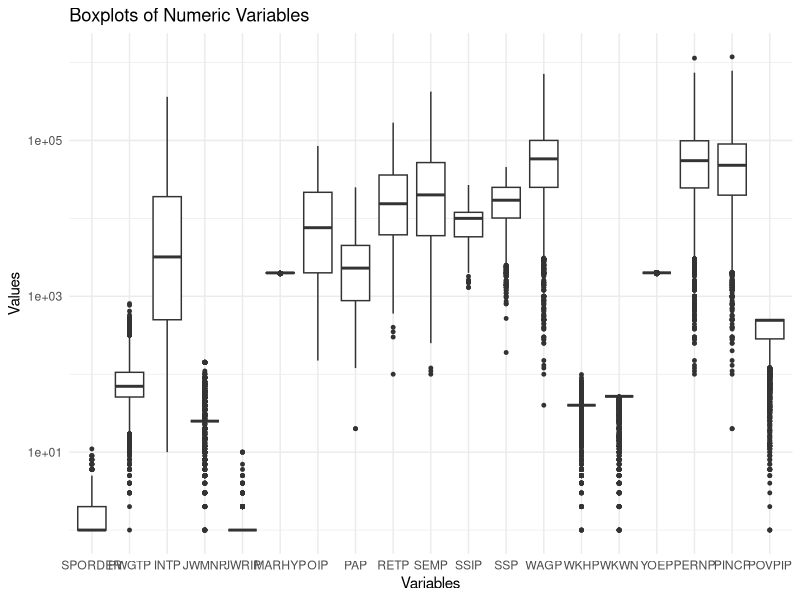

Write R code to recreate this figure.
df <- read.csv('project_data.csv')
dim(df)
head(df)

# DATA TYPES CORRECTION
# Check the current data type of each variable
sapply(df, class)

int_to_factor <- c("DIVISION", "PUMA", "REGION",
                 "STATE", "ADJINC", "CIT", "COW", "ENG",
                 "FER", "GCL", "GCM", "GCR", "HIMRKS", 
                 "HINS1", "HINS2", "HINS3", "HINS4",
                 "HINS5", "HINS6", "HINS7", "JWTRNS", 
                 "LANX", "MAR", "MARHD", "MARHM", "MARHT", 
                 "MARHW", "MIG", "MIL", "MLPA", "MLPB", "MLPCD", 
                 "MLPE", "MLPFG", "MLPH", "MLPIK", "MLPJ", "NWAB", 
                 "NWAV", "NWLA", "NWLK", "NWRE", "SCH", "SCHG",
                 "SCHL", "SEX", "WRK", "ANC", "ANC1P", "ANC2P",
                 "DECADE", "DRIVESP", "ESP", "ESR", "FOD1P", "FOD2P",
                 "HICOV", "HISP", "INDP", "JWAP", "JWDP", "LANP", "MIGPUMA",
                 "MIGSP", "MSP", "NATIVITY", "NOP", "OC", "OCCP", "PAOC",
                 "POBP", "POWPUMA", "POWSP", "PRIVCOV", "PUBCOV", "QTRBIR",
                 "RAC1P", "RAC2P", "RAC3P", "RACAIAN", "RACASN", "RACBLK",
                 "RACNH", "RACNUM", "RACPI", "RACSOR", "RACWHT", "RC", "SCIENGP",
                 "SCIENGRLP", "SFN", "SFR", "VPS", "WAOB")
df[int_to_factor] <- lapply(df[int_to_factor], as.factor)

# Convert integer variables in int_to_numeric to numeric
int_to_numeric <- sapply(df, is.integer)
df[int_to_numeric] <- lapply(df[int_to_numeric], as.numeric)

sapply(df, class)

# DATA CLEANING
# Check for duplicate rows
cat("Number of duplicate rows:", nrow(df[duplicated(df), ]))

# Check the number of missing values in each column
sapply(df, function(x) sum(is.na(x)))

# Remove the columns with more than 80% of missing values
drop_columns <- names(which(colMeans(is.na(df)) > 0.8))
drop_columns
df <- df[, !names(df) %in% drop_columns]
dim(df)

sapply(df, function(x) sum(is.na(x)))

# Impute missing values in factor columns with mode
calculate_mode <- function(x) {
  unique_val <- unique(x[!is.na(x)])
  unique_val[which.max(tabulate(match(x, unique_val)))]
}

factor_columns <- sapply(df, is.factor)

df[factor_columns] <- lapply(df[factor_columns], function(col) {
  if (any(is.na(col))) {
    mode_value <- calculate_mode(col)
    col[is.na(col)] <- mode_value
  }
  return(col)
})

sapply(df, function(x) sum(is.na(x)))

# Impute missing values in numeric columns with median
calculate_median <- function(x) {
  median(x, na.rm = TRUE)
}

numeric_columns <- sapply(df, is.numeric)

df[numeric_columns] <- lapply(df[numeric_columns], function(col) {
  if (any(is.na(col))) {
    median_value <- calculate_median(col)
    col[is.na(col)] <- median_value
  }
  return(col)
})

sapply(df, function(x) sum(is.na(x)))

# OUTLIERS HANDLING
# Visualize numeric data with boxplots
install.packages("reshape2")
library(reshape2)
library(ggplot2)
df_long <- melt(df[, numeric_columns])

ggplot(df_long, aes(x = variable, y = value)) +
  geom_boxplot(outlier.size = 1) +
  scale_y_log10() +
  theme_minimal() +
  labs(x = "Variables", y = "Values", title = "Boxplots of Numeric Variables")


# Count the outliers in each column
for (col in names(df)[numeric_columns]) {
  Q1 <- quantile(df[[col]], 0.25, na.rm = TRUE)
  Q3 <- quantile(df[[col]], 0.75, na.rm = TRUE)
  IQR <- Q3 - Q1

  LB <- Q1 - 1.5 * IQR
  UB <- Q3 + 1.5 * IQR
  
  outliers <- df[[col]] < LB | df[[col]] > UB
  
  outlier_count <- sum(outliers, na.rm = TRUE)
  cat(paste("Column:", col, "- Outliers:", outlier_count, "\n"))
}

# Handle the outliers based on IQR (assign them to lower or upper bounds)
for (col in names(df)[numeric_columns]) {
  Q1 <- quantile(df[[col]], 0.25, na.rm = TRUE)
  Q3 <- quantile(df[[col]], 0.75, na.rm = TRUE)
  IQR <- Q3 - Q1
  
  LB <- Q1 - 1.5 * IQR
  UB <- Q3 + 1.5 * IQR
  
  df[[col]][df[[col]] < LB] <- LB
  df[[col]][df[[col]] > UB] <- UB
}

# Count the outliers after handling
for (col in names(df)[numeric_columns]) {
  Q1 <- quantile(df[[col]], 0.25, na.rm = TRUE)
  Q3 <- quantile(df[[col]], 0.75, na.rm = TRUE)
  IQR <- Q3 - Q1
  
  LB <- Q1 - 1.5 * IQR
  UB <- Q3 + 1.5 * IQR
  
  outliers <- df[[col]] < LB | df[[col]] > UB
  
  outlier_count <- sum(outliers, na.rm = TRUE)
  cat(paste("Column:", col, "- Outliers:", outlier_count, "\n"))
}

# Check for near zero variance variables
install.packages("caret")
library(caret)
low_var_col <- nearZeroVar(df, names = TRUE)
df <- df[, !(names(df) %in% low_var_col)]
dim(df)